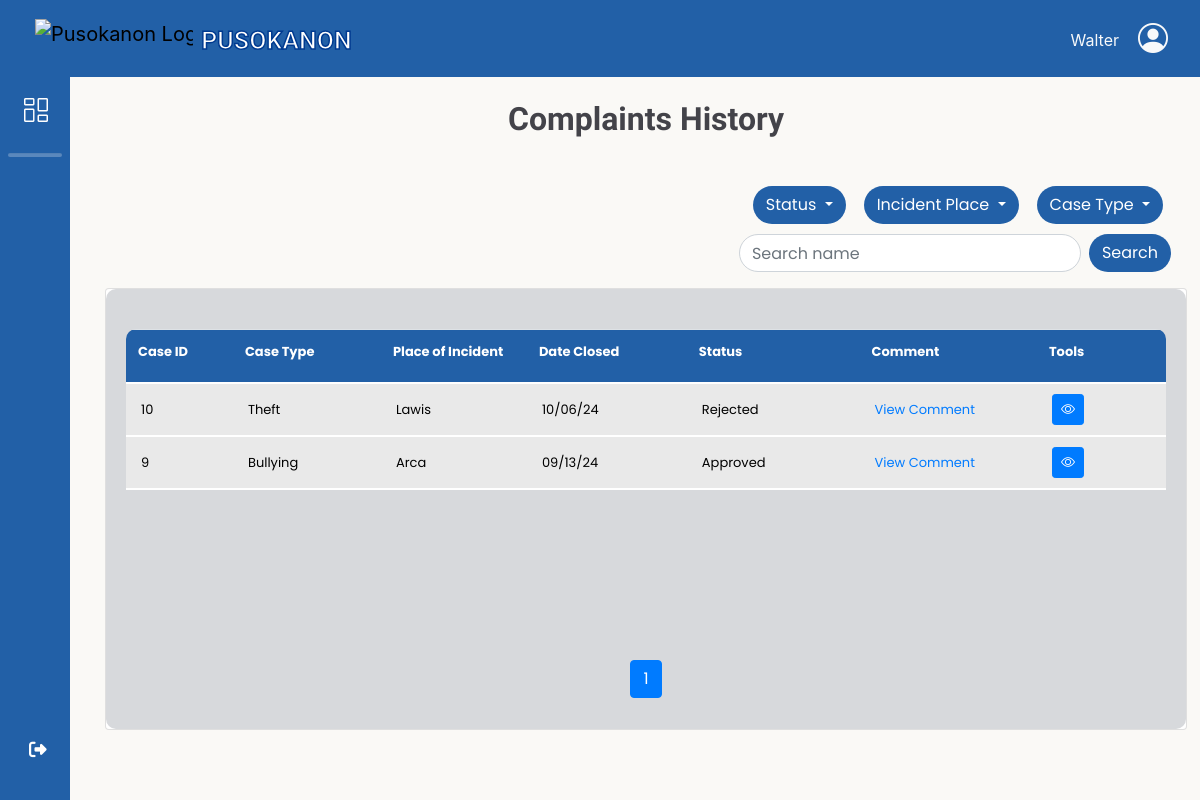
The page /adminbejo/complaints_history.php (signed in) on the database its author committed.
### tables this page shows
CREATE TABLE `complaints_tbl` (
  `complaint_id` int(11) NOT NULL,
  `res_id` int(11) NOT NULL,
  `respondent_fname` varchar(50) NOT NULL,
  `respondent_mname` varchar(50) DEFAULT NULL,
  `respondent_lname` varchar(50) NOT NULL,
  `respondent_suffix` varchar(10) DEFAULT NULL,
  `respondent_gender` varchar(10) NOT NULL,
  `respondent_age` int(11) NOT NULL,
  `incident_date` date NOT NULL,
  `incident_time` time NOT NULL,
  `date_filed` timestamp NOT NULL DEFAULT current_timestamp(),
  `incident_place` varchar(50) NOT NULL,
  `case_type` varchar(50) NOT NULL,
  `narrative` text DEFAULT NULL,
  `evidence` varchar(200) DEFAULT NULL,
  `staff_id` int(11) NOT NULL,
  `hearing_date` date DEFAULT NULL,
  `hearing_time` time DEFAULT NULL,
  `status` varchar(10) NOT NULL,
  `comment` text DEFAULT NULL,
  `remarks` varchar(200) NOT NULL,
  `date_closed` date DEFAULT NULL
);

### db/DBconn.php (called while the page is built, shortened)
<?php
function decryptData($data){
	return openssl_decrypt($data, 'aes-256-cbc', ENCRYPTION_KEY, 0, ENCRYPTION_KEY);
}
function fetchComplaintsHistory($pdo, $offset = 0, $limit = null, $caseType = null, $incidentPlace = null, $status = null, $searchTerm = null) {
    $sql = "SELECT
                ct.complaint_id AS complaint_id,
                CONCAT(ct.respondent_fname, ' ', ct.respondent_lname) AS respondent_name,
                ct.case_type AS case_type,
                ct.incident_date AS incident_date,
                ct.incident_time AS incident_time,
                ct.incident_place AS incident_place,
                ct.date_filed AS date_filed,
				ct.date_closed AS date_closed,
                ct.status AS status,
                ct.remarks AS remarks,
				ct.comment AS comment,
                ct.narrative AS narrative,
                ct.evidence AS evidence,
                CONCAT(ru.res_fname, ' ', ru.res_lname) AS resident_name,
                ru.res_email AS resident_email,
                ct.respondent_age AS respondent_age,
                ct.respondent_gender AS respondent_gender
            FROM complaints_tbl ct
            INNER JOIN resident_users ru ON ct.res_id = ru.res_id
            WHERE ct.remarks LIKE 'CASE CLOSED'";
    $params = [];
    $sql .= " ORDER BY ct.date_closed DESC";
    if ($limit !== null) {
        $sql .= " LIMIT ?, ?";
        $params[] = (int)$offset;
        $params[] = (int)$limit;
    }
    $stmt = $pdo->prepare($sql);
    $stmt->execute($params);
    return $stmt->fetchAll(PDO::FETCH_ASSOC);
}
function getTotalComplaints($pdo, $caseType, $incidentPlace, $status, $searchTerm) {
    $sql = "SELECT COUNT(*)
            FROM complaints_tbl ct
            INNER JOIN resident_users ru ON ct.res_id = ru.res_id
            WHERE ct.remarks LIKE 'CASE CLOSED'";
    $params = [];
    $stmt = $pdo->prepare($sql);
    $stmt->execute($params);
    return $stmt->fetchColumn();
}

### adminbejo/complaints_history.php (the view, shortened to what this page needs)
<?php
    include 'headerAdmin.php';
    include '../db/DBconn.php';
    $caseType = isset($_GET['case_type']) ? $_GET['case_type'] : '';
    $incidentPlace = isset($_GET['incident_place']) ? $_GET['incident_place'] : '';
    $searchTerm = isset($_GET['searchTerm']) ? trim($_GET['searchTerm']) : '';
    $status = isset($_GET['status']) ? $_GET['status'] : '';
    $limit = 5;
    $page = isset($_GET['page']) ? (int)$_GET['page'] : 1;
    $offset = ($page - 1) * $limit;
    $complaints = fetchComplaintsHistory($pdo, $offset, $limit, $caseType, $incidentPlace, $status, $searchTerm);
    $totalComplaints = getTotalComplaints($pdo, $caseType, $incidentPlace, $status, $searchTerm);
    $totalPages = ceil($totalComplaints / $limit);
    $range = 1;
    $startPage = max(1, $page - $range);
    $endPage = min($totalPages, $page + $range);
    if ($endPage - $startPage < 2) {
        $startPage = max(1, $endPage - 2);
        $endPage = min($totalPages, $startPage + 2);
    };
    ?>
    <link rel="stylesheet" href="css/list.css">
    <div class="container-fluid">
        <h1>Complaints History</h1>
        <div class="mu-ds row d-flex justify-content-end mt-5 mb-3">
            <div class="col-12 col-md-9 d-flex justify-content-end align-items-center flex-wrap">
                <div class="dropdown me-2 mb-2 mb-md-0">
                    <button class="btn dropdown-toggle this-button" type="button" id="statusDropdown" data-bs-toggle="dropdown" aria-expanded="false">
                        Status
                    </button>
                </div>
                <div class="dropdown me-2 mb-2 mb-md-0">
                    <button class="btn dropdown-toggle this-button" type="button" id="incidentPlaceDropdown" data-bs-toggle="dropdown" aria-expanded="false">
                        Incident Place
                    </button>
                </div>
                <div class="dropdown me-2 mb-2 mb-md-0">
                    <button class="btn dropdown-toggle this-button" type="button" id="caseTypeDropdown" data-bs-toggle="dropdown" aria-expanded="false">
                        Case Type
                    </button>
                </div>
                <form method="GET" class="d-flex" id="searchForm">
                    <input id="searchInput" name="searchTerm" class="form-control me-2" type="input" placeholder="Search name" aria-label="Search name" value="<?php echo htmlspecialchars($searchTerm); ?>">
                    <button class="btn this-button" type="submit">Search</button>
                </form>
            </div>
        </div>
        <div id="results" class="card d-flex flex-column">
            <div class="card-body flex-grow-1 d-flex flex-column">
                <div class="table-responsive flex-grow-1">
                    <table class="table mx-auto" cellspacing="0" cellpadding="0">
                        <thead style="background-color: #2260a7;">
                            <tr>
                                <th>Case ID</th>
                                <th>Case Type</th>
                                <th>Place of Incident</th>
                                <th>Date Closed</th>
                                <th>Status</th>
                                <th>Comment</th>
                                <th>Tools</th>
                            </tr>
                        </thead>
                        <tbody class="scrollable-table-body">
                            <?php if (!empty($complaints)): ?>
                                <?php foreach ($complaints as $complaint): ?>
                                    <tr>
                                        <?php
                                            $imageFileName = $complaint['evidence'];
                                            if (!empty($imageFileName)) {
                                                $imagePath = "../db/$imageFileName";
                                                $imageData = base64_encode(file_get_contents($imagePath));
                                                $imageMimeType = mime_content_type($imagePath);
                                                $imageSrc = "data:$imageMimeType;base64,$imageData";
                                            } else {
                                                $imageSrc = '';
                                            }
                                            $decryptedEmail = decryptData($complaint['resident_email']);
                                        ?>
                                        <td><?php echo htmlspecialchars($complaint['complaint_id']); ?></td>
                                        <td><?php echo htmlspecialchars($complaint['case_type']); ?></td>
                                        <td><?php echo htmlspecialchars($complaint['incident_place']); ?></td>
                                        <td><?=date('m/d/y', strtotime($complaint['date_closed'])); ?></td>
                                        <td id="status-<?php echo htmlspecialchars($complaint['complaint_id']); ?>">
                                            <?php echo htmlspecialchars($complaint['status']); ?>
                                        </td>
                                        <td>
                                        <div class="d-flex justify-content-start align-items-center">
                                            <a href="#" class="text-primary" onclick="viewComment('<?= htmlspecialchars($complaint['comment']) ?>')">
                                                View Comment
                                            </a>
                                        </div>
                                        </td>
                                        <td>
                                            <div class="d-flex justify-content-start align-items-center">
                                                <a href="#" class="btn btn-primary btn-sm me-2" onclick="showDetails(
                                                                    '<?= htmlspecialchars($complaint['resident_name'])?>',
                                                                    '<?= htmlspecialchars($decryptedEmail)?>',
                                                                    '<?= htmlspecialchars($complaint['respondent_name'])?>',
                                                                    '<?= htmlspecialchars($complaint['respondent_age'])?>',
                                                                    '<?= htmlspecialchars($complaint['respondent_gender'])?>',
                                                                    '<?= htmlspecialchars($complaint['incident_date'])?>',
                                                                    '<?= htmlspecialchars($complaint['incident_time'])?>',
                                                                    '<?= htmlspecialchars($complaint['incident_place'])?>',
                                                                    '<?= htmlspecialchars($complaint['narrative'])?>',
                                                                    '<?= $imageSrc ?>')">
                                                    <i class="bi bi-eye" title="View Details"></i> </a>
                                            </div>
                                        </td>
                                    </tr>
                                <?php endforeach; ?>
                            <?php else: ?>
                                <tr>
                                    <td colspan="7" class="text-center">No complaints found.</td>
                                </tr>
                            <?php endif; ?>
                        </tbody>
                    </table>
                    <div class="pagination-container">
                        <nav aria-label="Page navigation" class="mt-auto">
                            <ul class="pagination justify-content-center">
                                <?php for ($i = $startPage; $i <= $endPage; $i++): ?>
                                    <li class="page-item<?php if ($i == $page) echo ' active'; ?>">
                                        <a class="page-link" href="?page=<?php echo $i; ?>&caseType=<?php echo urlencode($caseType); ?>&incidentPlace=<?php echo urlencode($incidentPlace); ?>&status=<?php echo urlencode($status); ?>&searchTerm=<?php echo urlencode($searchTerm); ?>"><?php echo $i; ?></a>
                                    </li>
                                <?php endfor; ?>
                            </ul>
                        </nav>
                    </div>
                </div>
            </div>
        </div>
    </div>
    <?php require_once 'footerAdmin.php'; ?>

### adminbejo/css/headerADstyle.css (style rules this page uses)
body { height: 100%; margin-top: 77px; background-color: #FAF9F6; }
a { text-decoration: none; }
li { list-style: none; }
h1 { font-weight: 600; font-size: 1rem; }

### adminbejo/css/list.css (style rules this page uses)
body { display: flex; }
.container-fluid { margin-top: 23px; margin-left: 90px; padding-bottom: 47px; }
.card { display: flex; flex-direction: column; }
.card-body { padding-top: 40px; padding-bottom: 10px; background-color: #D7D9DC; height: 440px; border-radius: 10px; width: 90vw; display: flex; flex-direction: column; flex-grow: 1; }
.mu-ds { margin: 1rem; }
.col-12 { gap: 10px; padding-left: 0px; padding-right: 0px; }
.this-button { background-color: #2260a7; color: white; border-radius: 50px; }
.col-12 .form-control { border-radius: 50px; }
h1 { font-family: "Titan One", cursive; font-size: 2rem; color: #434349; display: flex; justify-content: center; }
.scrollable-table-body { overflow-y: auto; }
.table tr td { font-size: 13px; }
.table tr th { font-size: 13px; width: 20px; color: white; }
.table-responsive { position: relative; border-radius: 10px; overflow-x: auto; max-height: 400px; overflow-y:scroll; height:400px; display:block; padding-top: 0; flex-grow: 1; }
.pagination-container { position: absolute; bottom: 5px; left: 50%; transform: translateX(-50%); width: 100%; }
.table-responsive table { border-collapse: collapse; width: 100%; }
.table-responsive tbody { max-height: 400px; overflow-y: auto; background-color: #E9E9E9; }
.table-responsive th, .table-responsive td { font-size: 16px; text-align: left; vertical-align: middle; }
.table-responsive th { border-bottom: 1px solid blue; position: sticky; top: 0; padding-bottom: 20px; color: white; }
.table-responsive td { padding: 10px 15px; border-bottom: 2px solid white; }

### rows shown on the page
complaints_tbl: complaint_id "10", case_type "Theft", incident_place "Lawis", date_closed "10/06/24", status "Rejected"
complaints_tbl: complaint_id "9", case_type "Bullying", incident_place "Arca", date_closed "09/13/24", status "Approved"

### other values the page prints
$_SESSION['staff_fname'] "Walter"
